Frame 1 (no input): blank canvas, image omitted
Frame 60 (the mouse pressed at the canvas centre just before this capture): blank canvas, image omitted
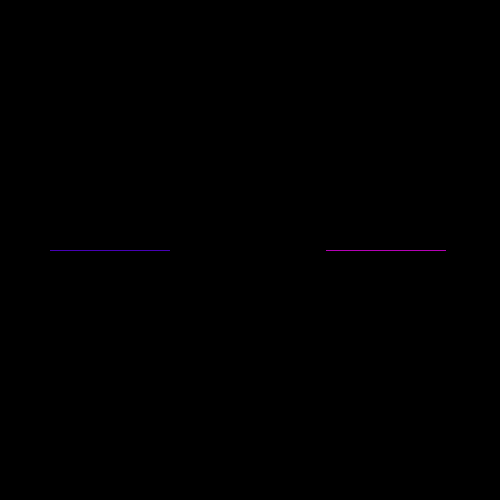
Frame 120 (the mouse held since frame 60 and released just before this capture)

The Processing sketch whose frames 1 and 60 were blank and that drew this single picture after the mouse press (run headless with seeded random() and noise(); from frame 60 on, the mouse is pressed at the canvas centre):

// Processing sketch: processing_77948
// ── processing_77948.pde

// Lucky Wen, TRON, CP1 mods 16-17


int x= 50;
int y=250;
int direction=RIGHT;
int compX = 445;
int compY = 250;
int compDir = LEFT;
int rand;
boolean gameOver = false;
void setup()
{
  size(500, 500);
  background(0);
  frameRate(50000);
}
void draw()
{
  if (gameOver ==true)
  {
    smooth();
    textSize(50);
    textAlign(CENTER);
    text ("GAME OVER", 250, 250);
  }
  else
  {
    human();
    if (gameOver ==false)
    {
      computer();
    }
  }
}
void human()
{
  if (get(x, y) != color (0, 0, 0))
  {
    smooth();
    textSize(35);
    textAlign(CENTER);
    text ("HUMAN LOSES", 250, 350);
    gameOver =true;
  }




  else 

  {
    stroke(100, 0, 255);
    point(x, y);
    if (direction==RIGHT)
    {
      x++;
    }
    else if (direction ==LEFT)
    {
      x--;
    }
    else if (direction== UP)

    {
      y--;
    }
    else if (direction==DOWN)
    {

      y++;
    }
  }
}
void keyPressed()
{
  if (key== 'a')
  { 
    direction= LEFT;
  }
  else if (key=='d')
  {
    direction= RIGHT;
  }
  else if (key == 'w')
  {
    direction= UP;
  }
  else if (key=='s')
  {
    direction=DOWN;
  }
}

void computer()
{
  if (get(compX, compY) != color (0, 0, 0))
  {
    smooth();
    textSize(35);
    textAlign(CENTER);
    text ("COMPUTER LOSES", 250, 350);
    gameOver =true;
  }
  else 
  {
    stroke(255, 0, 255);
    point(compX, compY);

    // going right
    if (compDir==RIGHT)
    {
      compX++;

      if (get(compX+1, compY) != color (0, 0, 0))
      {
        if (get(compX, compY+1) != color (0, 0, 0))
        {
          compDir = UP;
        }
        else if (get(compX, compY-1) != color(0, 0, 0))
        {
          compDir= DOWN;
        }
        else
        {
          rand = int(random(2));
          if (rand == 0)
          {
            compDir = DOWN;
          }
          else if (rand == 1)
          {
            compDir = UP;
          }
        }
      }
    }
    // going left
    else if (compDir==LEFT)
    {
      compX--;

      if (get(compX-1, compY) != color (0, 0, 0))
      {
        if (get(compX, compY-1) != color (0, 0, 0))
        {
          compDir = DOWN;
        }
        else if (get(compX, compY +1) != color(0, 0, 0))
        {
          compDir = UP;
        }
        else 
        {
          rand = int(random(2));
          if (rand == 0)
          {
            compDir = UP;
          }
          else if (rand == 1)
          {
            compDir = DOWN;
          }
        }
      }
    }
    // going up
    else if (compDir== UP)
    {
      compY--;
      if (get(compX, compY-1) != color (0, 0, 0))
      {
        if (get(compX+1, compY) != color (0, 0, 0))
        {
          compDir = LEFT;
        }
        else if (get(compX-1, compY) != color (0, 0, 0))
        {
          compDir = RIGHT;
        }

        else
        {
          rand = int(random(2));
          if (rand == 0)
          {
            compDir= RIGHT;
          }
          else if (rand == 1)
          {
            compDir = LEFT;
          }
        }
      }
    }

    // going down
    else if (compDir==DOWN)
    {

      compY++;
      if (get(compX, compY+1) != color (0, 0, 0))
      {
        if (get(compX-1, compY) != color (0, 0, 0))
        {
          compDir = RIGHT;
        }

        else if (get(compX+1, compY) != color (0, 0, 0))
        {
          compDir = LEFT;
        }

        else
        {
          rand = int(random(2));
          if (rand == 0)
          {
            compDir = LEFT;
          }
          else if (rand == 1)
          {
            compDir = RIGHT;
          }
        }
      }
    }
  }
}
